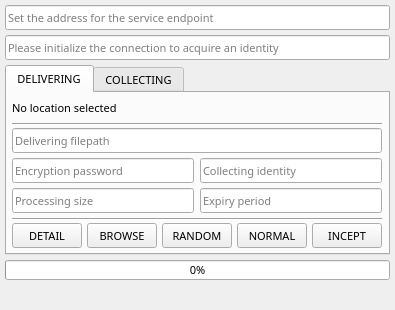
<?xml version="1.0" encoding="UTF-8"?>
<ui version="4.0">
 <class>mainwind</class>
 <widget class="QMainWindow" name="mainwind">
  <property name="geometry">
   <rect>
    <x>0</x>
    <y>0</y>
    <width>395</width>
    <height>310</height>
   </rect>
  </property>
  <property name="sizePolicy">
   <sizepolicy hsizetype="Fixed" vsizetype="Fixed">
    <horstretch>0</horstretch>
    <verstretch>0</verstretch>
   </sizepolicy>
  </property>
  <property name="minimumSize">
   <size>
    <width>395</width>
    <height>310</height>
   </size>
  </property>
  <property name="maximumSize">
   <size>
    <width>395</width>
    <height>310</height>
   </size>
  </property>
  <property name="font">
   <font>
    <family>IBM Plex Sans</family>
    <pointsize>8</pointsize>
   </font>
  </property>
  <property name="windowTitle">
   <string>MainWindow</string>
  </property>
  <widget class="QWidget" name="centwdgt">
   <property name="sizePolicy">
    <sizepolicy hsizetype="Fixed" vsizetype="Fixed">
     <horstretch>0</horstretch>
     <verstretch>0</verstretch>
    </sizepolicy>
   </property>
   <property name="minimumSize">
    <size>
     <width>395</width>
     <height>290</height>
    </size>
   </property>
   <property name="maximumSize">
    <size>
     <width>395</width>
     <height>290</height>
    </size>
   </property>
   <widget class="QTabWidget" name="mainwdgt">
    <property name="geometry">
     <rect>
      <x>5</x>
      <y>65</y>
      <width>385</width>
      <height>190</height>
     </rect>
    </property>
    <property name="sizePolicy">
     <sizepolicy hsizetype="Fixed" vsizetype="Fixed">
      <horstretch>0</horstretch>
      <verstretch>0</verstretch>
     </sizepolicy>
    </property>
    <property name="minimumSize">
     <size>
      <width>385</width>
      <height>190</height>
     </size>
    </property>
    <property name="maximumSize">
     <size>
      <width>385</width>
      <height>190</height>
     </size>
    </property>
    <property name="styleSheet">
     <string notr="true">font:  10pt &quot;IBM Plex Sans&quot;;</string>
    </property>
    <property name="tabShape">
     <enum>QTabWidget::Rounded</enum>
    </property>
    <property name="currentIndex">
     <number>0</number>
    </property>
    <widget class="QWidget" name="dlvrwtab">
     <property name="sizePolicy">
      <sizepolicy hsizetype="Fixed" vsizetype="Fixed">
       <horstretch>0</horstretch>
       <verstretch>0</verstretch>
      </sizepolicy>
     </property>
     <property name="minimumSize">
      <size>
       <width>380</width>
       <height>160</height>
      </size>
     </property>
     <property name="maximumSize">
      <size>
       <width>380</width>
       <height>160</height>
      </size>
     </property>
     <attribute name="title">
      <string>DELIVERING</string>
     </attribute>
     <widget class="QLineEdit" name="dlvr_line_file">
      <property name="geometry">
       <rect>
        <x>5</x>
        <y>35</y>
        <width>370</width>
        <height>25</height>
       </rect>
      </property>
      <property name="sizePolicy">
       <sizepolicy hsizetype="Fixed" vsizetype="Fixed">
        <horstretch>0</horstretch>
        <verstretch>0</verstretch>
       </sizepolicy>
      </property>
      <property name="minimumSize">
       <size>
        <width>370</width>
        <height>25</height>
       </size>
      </property>
      <property name="maximumSize">
       <size>
        <width>370</width>
        <height>25</height>
       </size>
      </property>
      <property name="styleSheet">
       <string notr="true">font:  10pt &quot;IBM Plex Sans&quot;;</string>
      </property>
      <property name="readOnly">
       <bool>true</bool>
      </property>
      <property name="placeholderText">
       <string>Delivering filepath</string>
      </property>
      <property name="clearButtonEnabled">
       <bool>true</bool>
      </property>
     </widget>
     <widget class="QLineEdit" name="dlvr_line_pswd">
      <property name="geometry">
       <rect>
        <x>5</x>
        <y>65</y>
        <width>182</width>
        <height>25</height>
       </rect>
      </property>
      <property name="sizePolicy">
       <sizepolicy hsizetype="Fixed" vsizetype="Fixed">
        <horstretch>0</horstretch>
        <verstretch>0</verstretch>
       </sizepolicy>
      </property>
      <property name="minimumSize">
       <size>
        <width>182</width>
        <height>25</height>
       </size>
      </property>
      <property name="maximumSize">
       <size>
        <width>182</width>
        <height>25</height>
       </size>
      </property>
      <property name="styleSheet">
       <string notr="true">font:  10pt &quot;IBM Plex Sans&quot;;</string>
      </property>
      <property name="placeholderText">
       <string>Encryption password</string>
      </property>
      <property name="clearButtonEnabled">
       <bool>true</bool>
      </property>
     </widget>
     <widget class="QPushButton" name="dlvr_butn_browse">
      <property name="geometry">
       <rect>
        <x>80</x>
        <y>130</y>
        <width>70</width>
        <height>25</height>
       </rect>
      </property>
      <property name="sizePolicy">
       <sizepolicy hsizetype="Fixed" vsizetype="Fixed">
        <horstretch>0</horstretch>
        <verstretch>0</verstretch>
       </sizepolicy>
      </property>
      <property name="minimumSize">
       <size>
        <width>70</width>
        <height>25</height>
       </size>
      </property>
      <property name="maximumSize">
       <size>
        <width>70</width>
        <height>25</height>
       </size>
      </property>
      <property name="styleSheet">
       <string notr="true">font:  10pt &quot;IBM Plex Sans&quot;;</string>
      </property>
      <property name="text">
       <string>BROWSE</string>
      </property>
     </widget>
     <widget class="QPushButton" name="dlvr_butn_random">
      <property name="geometry">
       <rect>
        <x>155</x>
        <y>130</y>
        <width>70</width>
        <height>25</height>
       </rect>
      </property>
      <property name="sizePolicy">
       <sizepolicy hsizetype="Fixed" vsizetype="Fixed">
        <horstretch>0</horstretch>
        <verstretch>0</verstretch>
       </sizepolicy>
      </property>
      <property name="minimumSize">
       <size>
        <width>70</width>
        <height>25</height>
       </size>
      </property>
      <property name="maximumSize">
       <size>
        <width>70</width>
        <height>25</height>
       </size>
      </property>
      <property name="styleSheet">
       <string notr="true">font:  10pt &quot;IBM Plex Sans&quot;;</string>
      </property>
      <property name="text">
       <string>RANDOM</string>
      </property>
     </widget>
     <widget class="QLineEdit" name="dlvr_line_size">
      <property name="geometry">
       <rect>
        <x>5</x>
        <y>95</y>
        <width>182</width>
        <height>25</height>
       </rect>
      </property>
      <property name="sizePolicy">
       <sizepolicy hsizetype="Fixed" vsizetype="Fixed">
        <horstretch>0</horstretch>
        <verstretch>0</verstretch>
       </sizepolicy>
      </property>
      <property name="minimumSize">
       <size>
        <width>182</width>
        <height>25</height>
       </size>
      </property>
      <property name="maximumSize">
       <size>
        <width>182</width>
        <height>25</height>
       </size>
      </property>
      <property name="styleSheet">
       <string notr="true">font:  10pt &quot;IBM Plex Sans&quot;;</string>
      </property>
      <property name="text">
       <string/>
      </property>
      <property name="placeholderText">
       <string>Processing size</string>
      </property>
      <property name="clearButtonEnabled">
       <bool>true</bool>
      </property>
     </widget>
     <widget class="QPushButton" name="dlvr_butn_normal">
      <property name="geometry">
       <rect>
        <x>230</x>
        <y>130</y>
        <width>70</width>
        <height>25</height>
       </rect>
      </property>
      <property name="sizePolicy">
       <sizepolicy hsizetype="Fixed" vsizetype="Fixed">
        <horstretch>0</horstretch>
        <verstretch>0</verstretch>
       </sizepolicy>
      </property>
      <property name="minimumSize">
       <size>
        <width>70</width>
        <height>25</height>
       </size>
      </property>
      <property name="maximumSize">
       <size>
        <width>70</width>
        <height>25</height>
       </size>
      </property>
      <property name="styleSheet">
       <string notr="true">font:  10pt &quot;IBM Plex Sans&quot;;</string>
      </property>
      <property name="text">
       <string>NORMAL</string>
      </property>
     </widget>
     <widget class="QLineEdit" name="dlvr_line_endo">
      <property name="geometry">
       <rect>
        <x>193</x>
        <y>65</y>
        <width>182</width>
        <height>25</height>
       </rect>
      </property>
      <property name="sizePolicy">
       <sizepolicy hsizetype="Fixed" vsizetype="Fixed">
        <horstretch>0</horstretch>
        <verstretch>0</verstretch>
       </sizepolicy>
      </property>
      <property name="minimumSize">
       <size>
        <width>182</width>
        <height>25</height>
       </size>
      </property>
      <property name="maximumSize">
       <size>
        <width>182</width>
        <height>25</height>
       </size>
      </property>
      <property name="styleSheet">
       <string notr="true">font:  10pt &quot;IBM Plex Sans&quot;;</string>
      </property>
      <property name="text">
       <string/>
      </property>
      <property name="placeholderText">
       <string>Collecting identity</string>
      </property>
      <property name="clearButtonEnabled">
       <bool>true</bool>
      </property>
     </widget>
     <widget class="QLineEdit" name="dlvr_line_time">
      <property name="geometry">
       <rect>
        <x>193</x>
        <y>95</y>
        <width>182</width>
        <height>25</height>
       </rect>
      </property>
      <property name="sizePolicy">
       <sizepolicy hsizetype="Fixed" vsizetype="Fixed">
        <horstretch>0</horstretch>
        <verstretch>0</verstretch>
       </sizepolicy>
      </property>
      <property name="minimumSize">
       <size>
        <width>182</width>
        <height>25</height>
       </size>
      </property>
      <property name="maximumSize">
       <size>
        <width>182</width>
        <height>25</height>
       </size>
      </property>
      <property name="styleSheet">
       <string notr="true">font:  10pt &quot;IBM Plex Sans&quot;;</string>
      </property>
      <property name="text">
       <string/>
      </property>
      <property name="placeholderText">
       <string>Expiry period</string>
      </property>
      <property name="clearButtonEnabled">
       <bool>true</bool>
      </property>
     </widget>
     <widget class="Line" name="dlvr_horiline_b">
      <property name="geometry">
       <rect>
        <x>5</x>
        <y>125</y>
        <width>370</width>
        <height>2</height>
       </rect>
      </property>
      <property name="sizePolicy">
       <sizepolicy hsizetype="Fixed" vsizetype="Fixed">
        <horstretch>0</horstretch>
        <verstretch>0</verstretch>
       </sizepolicy>
      </property>
      <property name="minimumSize">
       <size>
        <width>370</width>
        <height>2</height>
       </size>
      </property>
      <property name="maximumSize">
       <size>
        <width>370</width>
        <height>2</height>
       </size>
      </property>
      <property name="styleSheet">
       <string notr="true"/>
      </property>
      <property name="orientation">
       <enum>Qt::Horizontal</enum>
      </property>
     </widget>
     <widget class="Line" name="dlvr_horiline_a">
      <property name="geometry">
       <rect>
        <x>5</x>
        <y>30</y>
        <width>370</width>
        <height>2</height>
       </rect>
      </property>
      <property name="sizePolicy">
       <sizepolicy hsizetype="Fixed" vsizetype="Fixed">
        <horstretch>0</horstretch>
        <verstretch>0</verstretch>
       </sizepolicy>
      </property>
      <property name="minimumSize">
       <size>
        <width>370</width>
        <height>2</height>
       </size>
      </property>
      <property name="maximumSize">
       <size>
        <width>370</width>
        <height>2</height>
       </size>
      </property>
      <property name="styleSheet">
       <string notr="true"/>
      </property>
      <property name="orientation">
       <enum>Qt::Horizontal</enum>
      </property>
     </widget>
     <widget class="QPushButton" name="dlvr_butn_incept">
      <property name="geometry">
       <rect>
        <x>305</x>
        <y>130</y>
        <width>70</width>
        <height>25</height>
       </rect>
      </property>
      <property name="sizePolicy">
       <sizepolicy hsizetype="Fixed" vsizetype="Fixed">
        <horstretch>0</horstretch>
        <verstretch>0</verstretch>
       </sizepolicy>
      </property>
      <property name="minimumSize">
       <size>
        <width>70</width>
        <height>25</height>
       </size>
      </property>
      <property name="maximumSize">
       <size>
        <width>70</width>
        <height>25</height>
       </size>
      </property>
      <property name="styleSheet">
       <string notr="true">font:  10pt &quot;IBM Plex Sans&quot;;</string>
      </property>
      <property name="text">
       <string>INCEPT</string>
      </property>
     </widget>
     <widget class="QLabel" name="dlvr_head_file">
      <property name="geometry">
       <rect>
        <x>5</x>
        <y>5</y>
        <width>370</width>
        <height>20</height>
       </rect>
      </property>
      <property name="sizePolicy">
       <sizepolicy hsizetype="Fixed" vsizetype="Fixed">
        <horstretch>0</horstretch>
        <verstretch>0</verstretch>
       </sizepolicy>
      </property>
      <property name="minimumSize">
       <size>
        <width>370</width>
        <height>20</height>
       </size>
      </property>
      <property name="maximumSize">
       <size>
        <width>370</width>
        <height>20</height>
       </size>
      </property>
      <property name="styleSheet">
       <string notr="true">font: italic  10pt &quot;IBM Plex Sans&quot;;</string>
      </property>
      <property name="text">
       <string>No location selected</string>
      </property>
     </widget>
     <widget class="QPushButton" name="dlvr_butn_detail">
      <property name="geometry">
       <rect>
        <x>5</x>
        <y>130</y>
        <width>70</width>
        <height>25</height>
       </rect>
      </property>
      <property name="sizePolicy">
       <sizepolicy hsizetype="Fixed" vsizetype="Fixed">
        <horstretch>0</horstretch>
        <verstretch>0</verstretch>
       </sizepolicy>
      </property>
      <property name="minimumSize">
       <size>
        <width>70</width>
        <height>25</height>
       </size>
      </property>
      <property name="maximumSize">
       <size>
        <width>70</width>
        <height>25</height>
       </size>
      </property>
      <property name="styleSheet">
       <string notr="true">font:  10pt &quot;IBM Plex Sans&quot;;</string>
      </property>
      <property name="text">
       <string>DETAIL</string>
      </property>
     </widget>
    </widget>
    <widget class="QWidget" name="clctwtab">
     <property name="sizePolicy">
      <sizepolicy hsizetype="Fixed" vsizetype="Fixed">
       <horstretch>0</horstretch>
       <verstretch>0</verstretch>
      </sizepolicy>
     </property>
     <property name="minimumSize">
      <size>
       <width>380</width>
       <height>160</height>
      </size>
     </property>
     <property name="maximumSize">
      <size>
       <width>380</width>
       <height>160</height>
      </size>
     </property>
     <attribute name="title">
      <string>COLLECTING</string>
     </attribute>
     <widget class="QPushButton" name="clct_butn_normal">
      <property name="geometry">
       <rect>
        <x>230</x>
        <y>130</y>
        <width>70</width>
        <height>25</height>
       </rect>
      </property>
      <property name="sizePolicy">
       <sizepolicy hsizetype="Fixed" vsizetype="Fixed">
        <horstretch>0</horstretch>
        <verstretch>0</verstretch>
       </sizepolicy>
      </property>
      <property name="minimumSize">
       <size>
        <width>70</width>
        <height>25</height>
       </size>
      </property>
      <property name="maximumSize">
       <size>
        <width>70</width>
        <height>25</height>
       </size>
      </property>
      <property name="styleSheet">
       <string notr="true">font:  10pt &quot;IBM Plex Sans&quot;;</string>
      </property>
      <property name="text">
       <string>NORMAL</string>
      </property>
     </widget>
     <widget class="QLineEdit" name="clct_line_file">
      <property name="geometry">
       <rect>
        <x>5</x>
        <y>35</y>
        <width>370</width>
        <height>25</height>
       </rect>
      </property>
      <property name="sizePolicy">
       <sizepolicy hsizetype="Fixed" vsizetype="Fixed">
        <horstretch>0</horstretch>
        <verstretch>0</verstretch>
       </sizepolicy>
      </property>
      <property name="minimumSize">
       <size>
        <width>370</width>
        <height>25</height>
       </size>
      </property>
      <property name="maximumSize">
       <size>
        <width>370</width>
        <height>25</height>
       </size>
      </property>
      <property name="styleSheet">
       <string notr="true">font:  10pt &quot;IBM Plex Sans&quot;;</string>
      </property>
      <property name="readOnly">
       <bool>true</bool>
      </property>
      <property name="placeholderText">
       <string>Collecting filepath</string>
      </property>
      <property name="clearButtonEnabled">
       <bool>true</bool>
      </property>
     </widget>
     <widget class="Line" name="clct_horiline_a">
      <property name="geometry">
       <rect>
        <x>5</x>
        <y>30</y>
        <width>370</width>
        <height>2</height>
       </rect>
      </property>
      <property name="sizePolicy">
       <sizepolicy hsizetype="Fixed" vsizetype="Fixed">
        <horstretch>0</horstretch>
        <verstretch>0</verstretch>
       </sizepolicy>
      </property>
      <property name="minimumSize">
       <size>
        <width>370</width>
        <height>2</height>
       </size>
      </property>
      <property name="maximumSize">
       <size>
        <width>370</width>
        <height>2</height>
       </size>
      </property>
      <property name="styleSheet">
       <string notr="true"/>
      </property>
      <property name="orientation">
       <enum>Qt::Horizontal</enum>
      </property>
     </widget>
     <widget class="QLineEdit" name="clct_line_pswd">
      <property name="geometry">
       <rect>
        <x>5</x>
        <y>65</y>
        <width>182</width>
        <height>25</height>
       </rect>
      </property>
      <property name="sizePolicy">
       <sizepolicy hsizetype="Fixed" vsizetype="Fixed">
        <horstretch>0</horstretch>
        <verstretch>0</verstretch>
       </sizepolicy>
      </property>
      <property name="minimumSize">
       <size>
        <width>182</width>
        <height>25</height>
       </size>
      </property>
      <property name="maximumSize">
       <size>
        <width>182</width>
        <height>25</height>
       </size>
      </property>
      <property name="styleSheet">
       <string notr="true">font:  10pt &quot;IBM Plex Sans&quot;;</string>
      </property>
      <property name="placeholderText">
       <string>Decryption password</string>
      </property>
      <property name="clearButtonEnabled">
       <bool>true</bool>
      </property>
     </widget>
     <widget class="QPushButton" name="clct_butn_random">
      <property name="geometry">
       <rect>
        <x>155</x>
        <y>130</y>
        <width>70</width>
        <height>25</height>
       </rect>
      </property>
      <property name="sizePolicy">
       <sizepolicy hsizetype="Fixed" vsizetype="Fixed">
        <horstretch>0</horstretch>
        <verstretch>0</verstretch>
       </sizepolicy>
      </property>
      <property name="minimumSize">
       <size>
        <width>70</width>
        <height>25</height>
       </size>
      </property>
      <property name="maximumSize">
       <size>
        <width>70</width>
        <height>25</height>
       </size>
      </property>
      <property name="styleSheet">
       <string notr="true">font:  10pt &quot;IBM Plex Sans&quot;;</string>
      </property>
      <property name="text">
       <string>RANDOM</string>
      </property>
     </widget>
     <widget class="QLineEdit" name="clct_line_endo">
      <property name="geometry">
       <rect>
        <x>193</x>
        <y>65</y>
        <width>182</width>
        <height>25</height>
       </rect>
      </property>
      <property name="sizePolicy">
       <sizepolicy hsizetype="Fixed" vsizetype="Fixed">
        <horstretch>0</horstretch>
        <verstretch>0</verstretch>
       </sizepolicy>
      </property>
      <property name="minimumSize">
       <size>
        <width>182</width>
        <height>25</height>
       </size>
      </property>
      <property name="maximumSize">
       <size>
        <width>182</width>
        <height>25</height>
       </size>
      </property>
      <property name="styleSheet">
       <string notr="true">font:  10pt &quot;IBM Plex Sans&quot;;</string>
      </property>
      <property name="text">
       <string/>
      </property>
      <property name="placeholderText">
       <string>Delivering identity</string>
      </property>
      <property name="clearButtonEnabled">
       <bool>true</bool>
      </property>
     </widget>
     <widget class="QPushButton" name="clct_butn_incept">
      <property name="geometry">
       <rect>
        <x>305</x>
        <y>130</y>
        <width>70</width>
        <height>25</height>
       </rect>
      </property>
      <property name="sizePolicy">
       <sizepolicy hsizetype="Fixed" vsizetype="Fixed">
        <horstretch>0</horstretch>
        <verstretch>0</verstretch>
       </sizepolicy>
      </property>
      <property name="minimumSize">
       <size>
        <width>70</width>
        <height>25</height>
       </size>
      </property>
      <property name="maximumSize">
       <size>
        <width>70</width>
        <height>25</height>
       </size>
      </property>
      <property name="styleSheet">
       <string notr="true">font:  10pt &quot;IBM Plex Sans&quot;;</string>
      </property>
      <property name="text">
       <string>INCEPT</string>
      </property>
     </widget>
     <widget class="Line" name="clct_horiline_b">
      <property name="geometry">
       <rect>
        <x>5</x>
        <y>125</y>
        <width>370</width>
        <height>2</height>
       </rect>
      </property>
      <property name="sizePolicy">
       <sizepolicy hsizetype="Fixed" vsizetype="Fixed">
        <horstretch>0</horstretch>
        <verstretch>0</verstretch>
       </sizepolicy>
      </property>
      <property name="minimumSize">
       <size>
        <width>370</width>
        <height>2</height>
       </size>
      </property>
      <property name="maximumSize">
       <size>
        <width>370</width>
        <height>2</height>
       </size>
      </property>
      <property name="styleSheet">
       <string notr="true"/>
      </property>
      <property name="orientation">
       <enum>Qt::Horizontal</enum>
      </property>
     </widget>
     <widget class="QLineEdit" name="clct_line_time">
      <property name="geometry">
       <rect>
        <x>193</x>
        <y>95</y>
        <width>182</width>
        <height>25</height>
       </rect>
      </property>
      <property name="sizePolicy">
       <sizepolicy hsizetype="Fixed" vsizetype="Fixed">
        <horstretch>0</horstretch>
        <verstretch>0</verstretch>
       </sizepolicy>
      </property>
      <property name="minimumSize">
       <size>
        <width>182</width>
        <height>25</height>
       </size>
      </property>
      <property name="maximumSize">
       <size>
        <width>182</width>
        <height>25</height>
       </size>
      </property>
      <property name="styleSheet">
       <string notr="true">font:  10pt &quot;IBM Plex Sans&quot;;</string>
      </property>
      <property name="text">
       <string/>
      </property>
      <property name="placeholderText">
       <string>Expiry period</string>
      </property>
      <property name="clearButtonEnabled">
       <bool>true</bool>
      </property>
     </widget>
     <widget class="QPushButton" name="clct_butn_browse">
      <property name="geometry">
       <rect>
        <x>80</x>
        <y>130</y>
        <width>70</width>
        <height>25</height>
       </rect>
      </property>
      <property name="sizePolicy">
       <sizepolicy hsizetype="Fixed" vsizetype="Fixed">
        <horstretch>0</horstretch>
        <verstretch>0</verstretch>
       </sizepolicy>
      </property>
      <property name="minimumSize">
       <size>
        <width>70</width>
        <height>25</height>
       </size>
      </property>
      <property name="maximumSize">
       <size>
        <width>70</width>
        <height>25</height>
       </size>
      </property>
      <property name="styleSheet">
       <string notr="true">font:  10pt &quot;IBM Plex Sans&quot;;</string>
      </property>
      <property name="text">
       <string>BROWSE</string>
      </property>
     </widget>
     <widget class="QLabel" name="clct_head_file">
      <property name="geometry">
       <rect>
        <x>5</x>
        <y>5</y>
        <width>370</width>
        <height>20</height>
       </rect>
      </property>
      <property name="sizePolicy">
       <sizepolicy hsizetype="Fixed" vsizetype="Fixed">
        <horstretch>0</horstretch>
        <verstretch>0</verstretch>
       </sizepolicy>
      </property>
      <property name="minimumSize">
       <size>
        <width>370</width>
        <height>20</height>
       </size>
      </property>
      <property name="maximumSize">
       <size>
        <width>370</width>
        <height>20</height>
       </size>
      </property>
      <property name="styleSheet">
       <string notr="true">font: italic  10pt &quot;IBM Plex Sans&quot;;</string>
      </property>
      <property name="text">
       <string>No location selected</string>
      </property>
     </widget>
     <widget class="QLineEdit" name="clct_line_size">
      <property name="geometry">
       <rect>
        <x>5</x>
        <y>95</y>
        <width>182</width>
        <height>25</height>
       </rect>
      </property>
      <property name="sizePolicy">
       <sizepolicy hsizetype="Fixed" vsizetype="Fixed">
        <horstretch>0</horstretch>
        <verstretch>0</verstretch>
       </sizepolicy>
      </property>
      <property name="minimumSize">
       <size>
        <width>182</width>
        <height>25</height>
       </size>
      </property>
      <property name="maximumSize">
       <size>
        <width>182</width>
        <height>25</height>
       </size>
      </property>
      <property name="styleSheet">
       <string notr="true">font:  10pt &quot;IBM Plex Sans&quot;;</string>
      </property>
      <property name="text">
       <string/>
      </property>
      <property name="readOnly">
       <bool>true</bool>
      </property>
      <property name="placeholderText">
       <string>Processing size</string>
      </property>
      <property name="clearButtonEnabled">
       <bool>true</bool>
      </property>
     </widget>
     <widget class="QPushButton" name="clct_butn_detail">
      <property name="geometry">
       <rect>
        <x>5</x>
        <y>130</y>
        <width>70</width>
        <height>25</height>
       </rect>
      </property>
      <property name="sizePolicy">
       <sizepolicy hsizetype="Fixed" vsizetype="Fixed">
        <horstretch>0</horstretch>
        <verstretch>0</verstretch>
       </sizepolicy>
      </property>
      <property name="minimumSize">
       <size>
        <width>70</width>
        <height>25</height>
       </size>
      </property>
      <property name="maximumSize">
       <size>
        <width>70</width>
        <height>25</height>
       </size>
      </property>
      <property name="styleSheet">
       <string notr="true">font:  10pt &quot;IBM Plex Sans&quot;;</string>
      </property>
      <property name="text">
       <string>DETAIL</string>
      </property>
     </widget>
    </widget>
   </widget>
   <widget class="QLineEdit" name="sockaddr">
    <property name="geometry">
     <rect>
      <x>5</x>
      <y>5</y>
      <width>385</width>
      <height>25</height>
     </rect>
    </property>
    <property name="sizePolicy">
     <sizepolicy hsizetype="Fixed" vsizetype="Fixed">
      <horstretch>0</horstretch>
      <verstretch>0</verstretch>
     </sizepolicy>
    </property>
    <property name="minimumSize">
     <size>
      <width>385</width>
      <height>25</height>
     </size>
    </property>
    <property name="maximumSize">
     <size>
      <width>385</width>
      <height>25</height>
     </size>
    </property>
    <property name="styleSheet">
     <string notr="true">font: 10pt &quot;IBM Plex Sans&quot;;</string>
    </property>
    <property name="placeholderText">
     <string>Set the address for the service endpoint</string>
    </property>
    <property name="clearButtonEnabled">
     <bool>true</bool>
    </property>
   </widget>
   <widget class="QProgressBar" name="progbarg">
    <property name="geometry">
     <rect>
      <x>5</x>
      <y>260</y>
      <width>385</width>
      <height>20</height>
     </rect>
    </property>
    <property name="sizePolicy">
     <sizepolicy hsizetype="Fixed" vsizetype="Fixed">
      <horstretch>0</horstretch>
      <verstretch>0</verstretch>
     </sizepolicy>
    </property>
    <property name="minimumSize">
     <size>
      <width>385</width>
      <height>20</height>
     </size>
    </property>
    <property name="maximumSize">
     <size>
      <width>385</width>
      <height>20</height>
     </size>
    </property>
    <property name="styleSheet">
     <string notr="true">font:  10pt &quot;IBM Plex Sans&quot;;</string>
    </property>
    <property name="value">
     <number>0</number>
    </property>
    <property name="textVisible">
     <bool>true</bool>
    </property>
   </widget>
   <widget class="QLineEdit" name="identity">
    <property name="geometry">
     <rect>
      <x>5</x>
      <y>35</y>
      <width>385</width>
      <height>25</height>
     </rect>
    </property>
    <property name="sizePolicy">
     <sizepolicy hsizetype="Fixed" vsizetype="Fixed">
      <horstretch>0</horstretch>
      <verstretch>0</verstretch>
     </sizepolicy>
    </property>
    <property name="minimumSize">
     <size>
      <width>385</width>
      <height>25</height>
     </size>
    </property>
    <property name="maximumSize">
     <size>
      <width>385</width>
      <height>25</height>
     </size>
    </property>
    <property name="styleSheet">
     <string notr="true">font: 10pt &quot;IBM Plex Sans&quot;;</string>
    </property>
    <property name="readOnly">
     <bool>true</bool>
    </property>
    <property name="placeholderText">
     <string>Please initialize the connection to acquire an identity</string>
    </property>
    <property name="clearButtonEnabled">
     <bool>false</bool>
    </property>
   </widget>
  </widget>
  <widget class="QStatusBar" name="statarea">
   <property name="sizePolicy">
    <sizepolicy hsizetype="Fixed" vsizetype="Fixed">
     <horstretch>0</horstretch>
     <verstretch>0</verstretch>
    </sizepolicy>
   </property>
   <property name="minimumSize">
    <size>
     <width>345</width>
     <height>20</height>
    </size>
   </property>
   <property name="maximumSize">
    <size>
     <width>345</width>
     <height>20</height>
    </size>
   </property>
   <property name="font">
    <font>
     <family>IBM Plex Sans</family>
     <pointsize>8</pointsize>
    </font>
   </property>
   <property name="sizeGripEnabled">
    <bool>false</bool>
   </property>
  </widget>
 </widget>
 <tabstops>
  <tabstop>sockaddr</tabstop>
  <tabstop>identity</tabstop>
  <tabstop>mainwdgt</tabstop>
  <tabstop>dlvr_line_file</tabstop>
  <tabstop>dlvr_line_pswd</tabstop>
  <tabstop>dlvr_line_endo</tabstop>
  <tabstop>dlvr_line_size</tabstop>
  <tabstop>dlvr_line_time</tabstop>
  <tabstop>dlvr_butn_detail</tabstop>
  <tabstop>dlvr_butn_browse</tabstop>
  <tabstop>dlvr_butn_random</tabstop>
  <tabstop>dlvr_butn_normal</tabstop>
  <tabstop>dlvr_butn_incept</tabstop>
  <tabstop>clct_line_file</tabstop>
  <tabstop>clct_line_pswd</tabstop>
  <tabstop>clct_line_endo</tabstop>
  <tabstop>clct_line_size</tabstop>
  <tabstop>clct_line_time</tabstop>
  <tabstop>clct_butn_detail</tabstop>
  <tabstop>clct_butn_browse</tabstop>
  <tabstop>clct_butn_random</tabstop>
  <tabstop>clct_butn_normal</tabstop>
  <tabstop>clct_butn_incept</tabstop>
 </tabstops>
 <resources>
  <include location="main.qrc"/>
 </resources>
 <connections/>
</ui>
